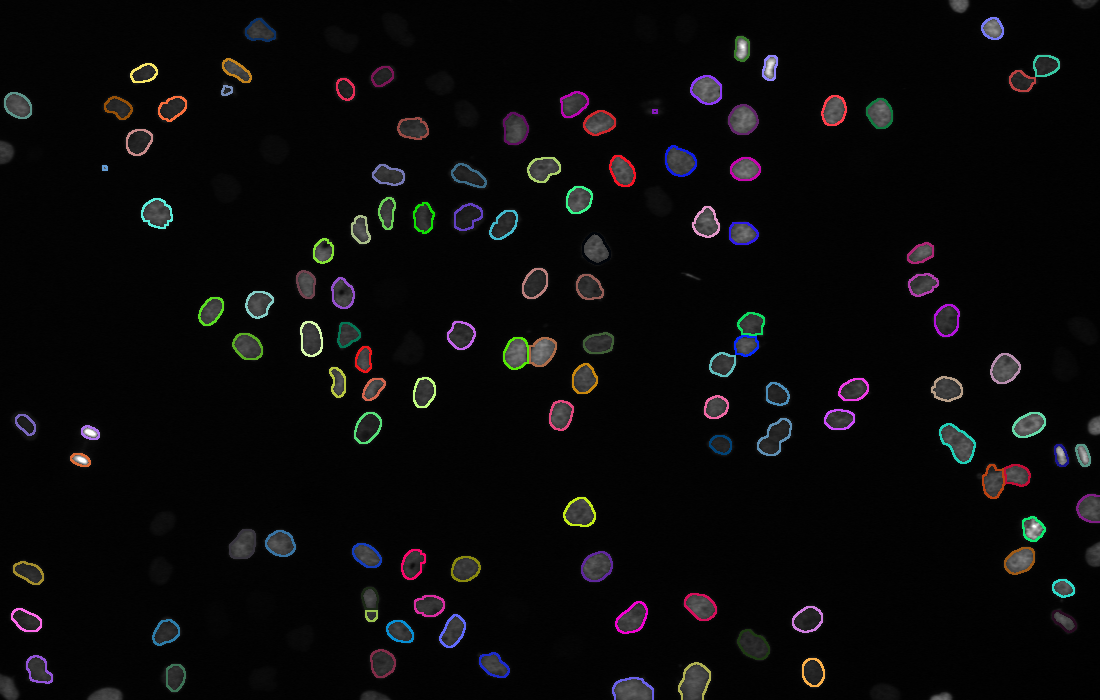
#> input picture Contour/t000.png, 1100 x 700 px, found by its file name
$ jupyter execute --allow-errors Comp9517_contour_path_displacement.ipynb   (shell and % lines are left out)
#> lines starting #> are read from the running program, lines starting #| are printed output that depends on the picture; after the words box and inside, x2 and y2 are one past the last pixel; in counts of white or black regions, pixels touching at a corner belong together
[cell 1]
# probably you need to update the token to your own

[cell 2]
# unzip the dataset
# update the dataset path to your own path on google drive!

[cell 3]
import os
def mk_dirs(path):
  if not os.path.isdir(path):
      os.makedirs(path)

# create folders
mk_dirs('COMP9517_Project/centroid/centroid/')
mk_dirs('COMP9517_Project/centroid/gif/')
mk_dirs('COMP9517_Project/Contour/01')
mk_dirs('COMP9517_Project/Contour/02')
#> further down, png is the input picture: shape (700, 1100, 3); mean B, G, R 10.1, 9.7, 10.2
#> `gray = cv2.cvtColor(png, cv2.COLOR_BGR2GRAY)`:
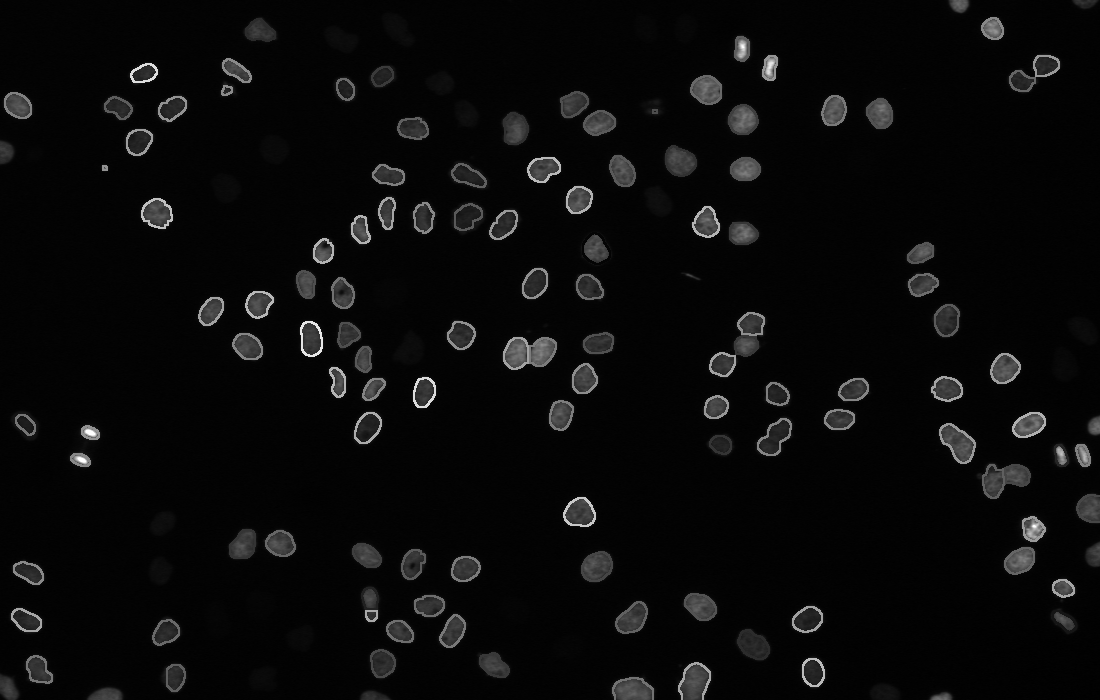
#> gray: shape (700, 1100); min 0, max 255, mean 9.9
#> `ret, thresh = cv2.threshold(gray, 30, 255, cv2.THRESH_BINARY)`:
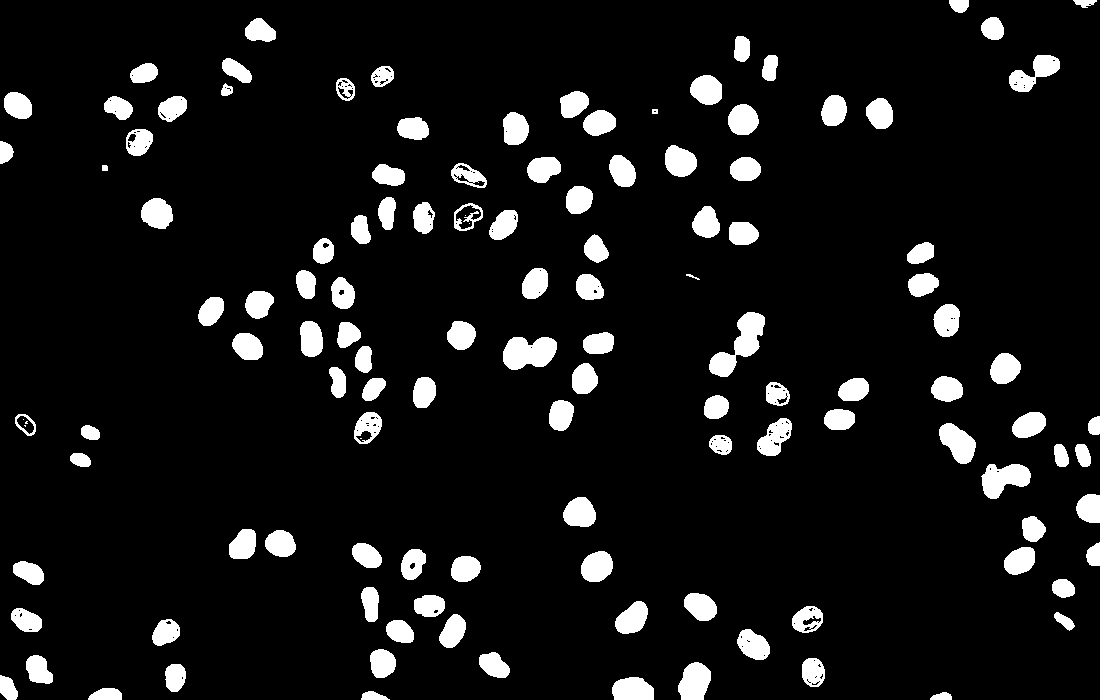
#> thresh: shape (700, 1100); 8.3% white; 126 white regions (6 under 20 px)
#> `contours, hierarchy = cv2.findContours( thresh, cv2.RETR_TREE, cv2.CHA..`: contours = 283 contours, 147 with area under 20; largest, box (x1, y1, x2, y2) and area: (709, 312, 765, 377) 1426, (503, 337, 557, 370) 1300, (981, 464, 1031, 499) 1066, (678, 662, 711, 700) 907, (939, 423, 976, 464) 904
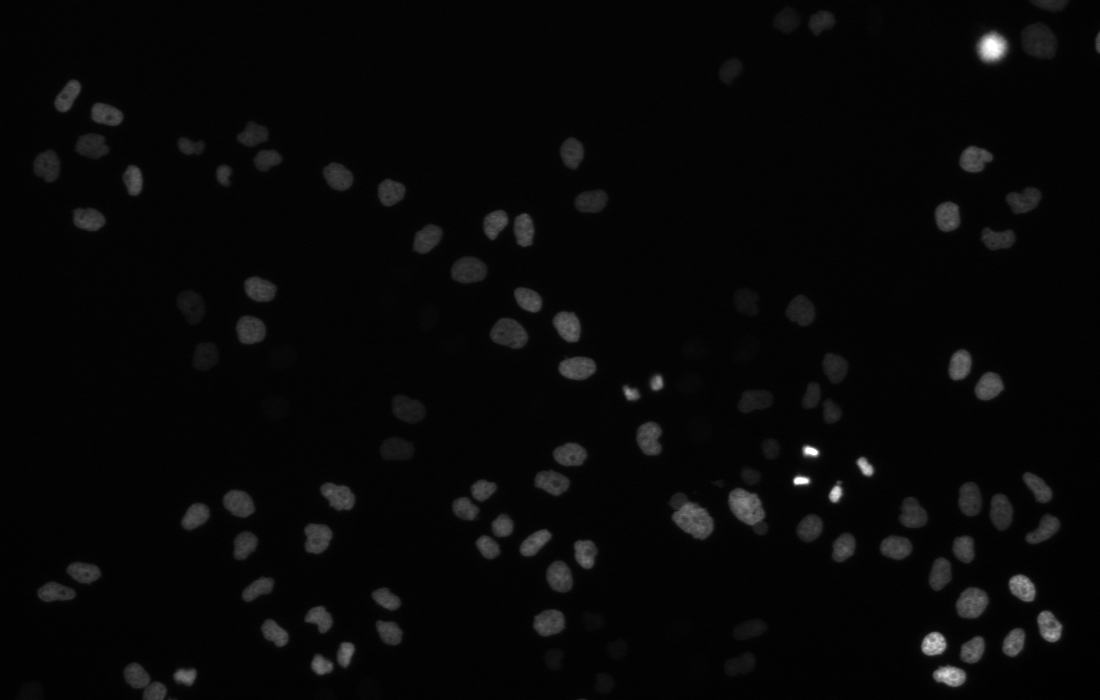
#> input picture Sequences_p/04/t008.png, 1100 x 700 px, found by its file name
#> further down, img is the input picture: shape (700, 1100, 4); mean B, G, R, A 7.6, 7.6, 7.6, 255
#> `labels = np.unique(img)`: labels = 230 values from 0 to 255
mk_dirs('COMP9517_Project/Contour/03')
mk_dirs('COMP9517_Project/Contour/04')
mk_dirs('COMP9517_Project/ImgReadPng/')
mk_dirs('COMP9517_Project/Sequences_p/displacement')

%cd COMP9517_Project/

[cell 4]
import cv2
import numpy as np
import math
from skimage.morphology import reconstruction
from skimage.feature import peak_local_max
from scipy import ndimage as ndi
from scipy import ndimage
import matplotlib.pyplot as plt
import os
import imageio
from osgeo import gdal

def mk_dirs(path):
  if not os.path.isdir(path):
      os.makedirs(path)

# [60 lines left out: functions fill_small_holes, remove_small_dots, remove_border_object, binarize_and_optimize_image, extract_boundary, not called in this run]

# img_folder = '/content/Sequences_p/pseudo_masks/01/'
# des = '/content/test.gif'
def to_gif(img_folder:str, des:str):
    '''
    Warning: This function may only work on Colab

    Args:
        img_folder: folder that contain images to be compressed to gif
        des: destination for .gif file
    Output:
        saved .gif file on destination
    '''
    filenames = sorted(os.listdir(img_folder))
    # print(filenames)
    images = []

    for filename in filenames:
        if filename.split('.')[-1]=='tif':
          images.append(gdal.Open(img_folder+filename).ReadAsArray())
        else:
          images.append(imageio.imread(img_folder+filename))
    imageio.mimsave(des, images)

# [7 lines left out: function plot_two_imgs, not called in this run]

# get all pos on image for given label
def get_pos_list(img:np.array, label:int) -> [tuple]:
    '''
    Args:
    img: TRA image(.tif) or instance segmentation image in np.array type
    label: label for a unique cell
    '''
    out = list(zip(*np.where(img==label)))
    # reverse the output list so that x=tuple[0], y=tuple[1]
    reversed = [t[::-1] for t in out]
    return reversed

# calculate the centroid of a list of positions
# [27 lines left out: functions get_centroid, get_all_centroids, not called in this run]

from sklearn.cluster import KMeans
import math
# use child positions to inference the posision of parent
# [18 lines left out: functions group_child, flatten, not called in this run]

def get_average(data:[float]) -> float:
    sum = 0
    for d in data:
      sum = sum + d
    ave = sum / len(data)
    return ave

# [4 lines left out: function distance, not called in this run]

def save_txt(data:[float],Codename:int):
#> called with Codename = '04'
    tf = open("Sequences_p/displacement/"+str(Codename)+'_dis.txt','a')
    for d in data:
        tf.write(str(d)+'\n')
    tf.close()

[cell 5]
filenum = '04'
pngfile = 'Sequences_p/' + filenum + '/'
pngnames = sorted(os.listdir(pngfile))
pngname = 't000.png'

Orig_img_folder = 'Sequences_p/ml_pred_alg_tra/' + filenum + '/'
filenames = sorted(os.listdir(Orig_img_folder))

switch = False

labelColor = {}

#> (the rest of this cell did not finish here and is left out)

[cell 6]
import os
Orig_img_folder = 'Sequences_p/ml_pred_alg_tra/' + filenum + '/'
filenames = sorted(os.listdir(Orig_img_folder))
imgs = []
img_num = 0
displacement = []

img0 = cv2.imread(Orig_img_folder+'t000.tif',-1)
plt.imsave('./ImgReadPng/t000.png',img0)

for filename in filenames:
    dis_one_img = []
    if Orig_img_folder == 'Sequences/' + filenum + '_GT/TRA/':
        file = int(filename.split('man_track')[-1].split('.')[0]) + 1
        if file < 10:
            file = 'man_track00' + str(file) + '.tif'
            pngf = file.replace('.tif','.png')
        else:
            file = 'man_track0' + str(file) + '.tif'
            pngf = file.replace('.tif','.png')
    if Orig_img_folder == 'Sequences_p/ml_pred_alg_tra/' + filenum + '/':
        file = int(filename.split('.')[0].split('t')[-1]) + 1
        if file < 10:
            file = 't00' + str(file) + '.tif'
            pngf = file.replace('.tif','.png')
        elif file < 100:
            file = 't0' + str(file) + '.tif'
            pngf = file.replace('.tif','.png')
        else :
            file = 't00' + str(file) + '.tif'
            pngf = file.replace('.tif','.png')
    if str(file) in filenames:
        img1 = cv2.imread(Orig_img_folder+filename,-1)
        pos1 = get_all_centroids(img1)
        pseudo_parents1 = group_child(pos1)

        img2 = cv2.imread(Orig_img_folder+file,-1)
        pos2 = get_all_centroids(img2)
        pseudo_parents2 = group_child(pos2)
        img_num = img_num + 1
        print(img_num)
        plt.imsave('./centroid/centroid/'+pngf,img2)
        plt.imsave('./ImgReadPng/'+pngf,img2)
        #img_path = cv2.imread('centroid/centroid/'+pngf)
        img_path = cv2.imread('Contour/' + filenum + '/'+pngf)

        if imgs != []:
            for [x,y,z] in imgs:
                cv2.line(img_path, x, y, z,2)
        num = 0
        for key1 in pos1:
            for key2 in pos2:
                if key1 == key2:
                    cv2.line(img_path, pos1[key1][1], pos2[key2][1], labelColor[key1], 2)
                    imgs.append([pos1[key1][1],pos2[key2][1],labelColor[key1]])
                    num = num + 1
                    dis_one_img.append(distance(pos1[key1][1],pos2[key2][1]))
                    #print(pos1[key1][1],pos2[key2][1])
        plt.imshow(img_path,cmap='gray')
        plt.show()
        plt.imsave('./centroid/'+pngf,img_path)
        print('The number of cells in this img: '+str(num))
        dis = get_average(dis_one_img)
        displacement.append(dis)
        print('The average displacement of the cells in this img and next img: '+str(dis))

#> (the rest of this cell did not finish here and is left out)

[cell 7]
save_txt(displacement,filenum)

#> (a cell that did not finish here is left out)


[cell 9]
Orig_img_folder = 'Sequences_p/02_ml_pred_alg_tra/'
#> Orig_img_folder = 'Sequences_p/02_ml_pred_alg_tra/'
#> (the rest of this cell did not finish here and is left out)
